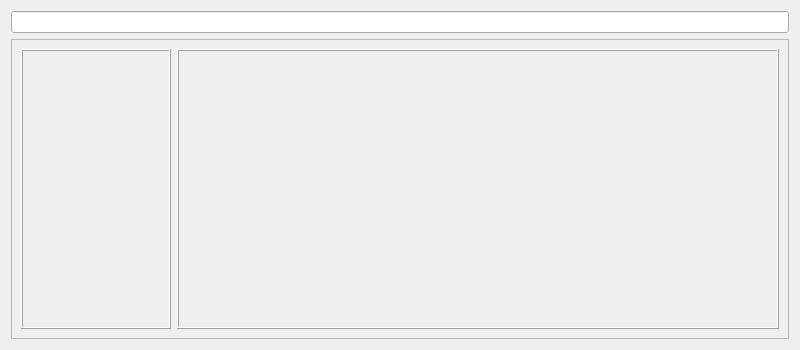
<?xml version="1.0" encoding="UTF-8"?>
<ui version="4.0">
 <class>Form</class>
 <widget class="QWidget" name="Form">
  <property name="geometry">
   <rect>
    <x>0</x>
    <y>0</y>
    <width>800</width>
    <height>350</height>
   </rect>
  </property>
  <property name="windowTitle">
   <string>Form</string>
  </property>
  <layout class="QGridLayout" name="gridLayout">
   <item row="0" column="0">
    <layout class="QVBoxLayout" name="verticalLayout_2">
     <property name="topMargin">
      <number>0</number>
     </property>
     <item>
      <widget class="QLineEdit" name="Path_line"/>
     </item>
     <item>
      <widget class="QFrame" name="frame">
       <property name="frameShape">
        <enum>QFrame::StyledPanel</enum>
       </property>
       <property name="frameShadow">
        <enum>QFrame::Raised</enum>
       </property>
       <layout class="QGridLayout" name="gridLayout_2">
        <item row="0" column="0">
         <layout class="QHBoxLayout" name="horizontalLayout_7">
          <property name="spacing">
           <number>6</number>
          </property>
          <property name="rightMargin">
           <number>0</number>
          </property>
          <item>
           <widget class="QFrame" name="frame_2">
            <property name="sizePolicy">
             <sizepolicy hsizetype="Minimum" vsizetype="Preferred">
              <horstretch>0</horstretch>
              <verstretch>0</verstretch>
             </sizepolicy>
            </property>
            <property name="minimumSize">
             <size>
              <width>150</width>
              <height>0</height>
             </size>
            </property>
            <property name="frameShape">
             <enum>QFrame::Box</enum>
            </property>
            <property name="frameShadow">
             <enum>QFrame::Raised</enum>
            </property>
            <layout class="QGridLayout" name="gridLayout_4">
             <item row="0" column="0">
              <layout class="QVBoxLayout" name="asset_layout"/>
             </item>
            </layout>
           </widget>
          </item>
          <item>
           <widget class="QFrame" name="frame_3">
            <property name="sizePolicy">
             <sizepolicy hsizetype="Expanding" vsizetype="Preferred">
              <horstretch>0</horstretch>
              <verstretch>0</verstretch>
             </sizepolicy>
            </property>
            <property name="frameShape">
             <enum>QFrame::Box</enum>
            </property>
            <property name="frameShadow">
             <enum>QFrame::Raised</enum>
            </property>
            <layout class="QGridLayout" name="gridLayout_3">
             <item row="0" column="0">
              <layout class="QVBoxLayout" name="asset_details"/>
             </item>
            </layout>
           </widget>
          </item>
         </layout>
        </item>
       </layout>
      </widget>
     </item>
    </layout>
   </item>
  </layout>
 </widget>
 <resources/>
 <connections/>
</ui>
